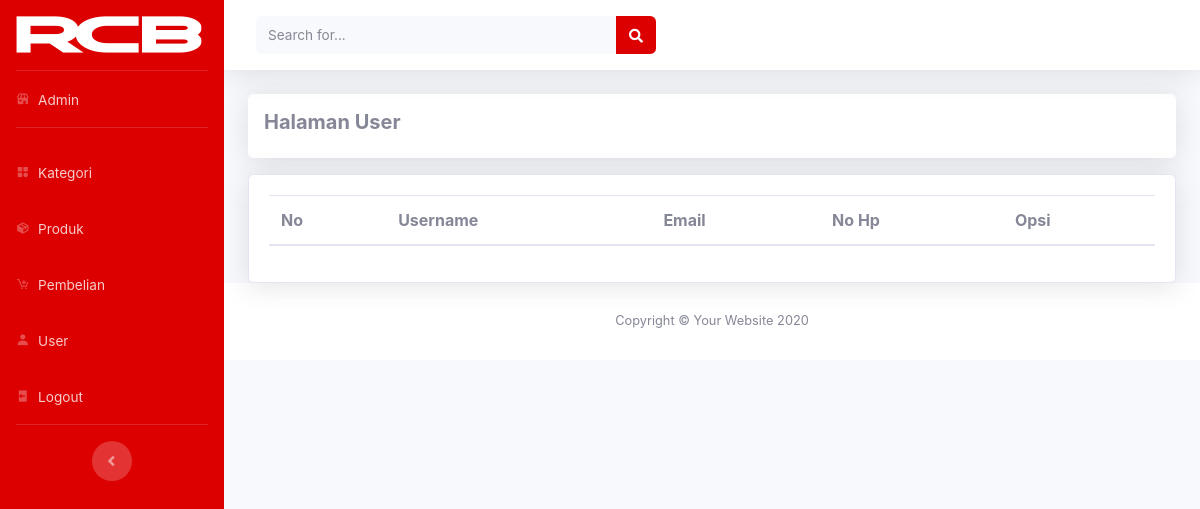
The app's page /admin/admin.php?halaman=user, older data.
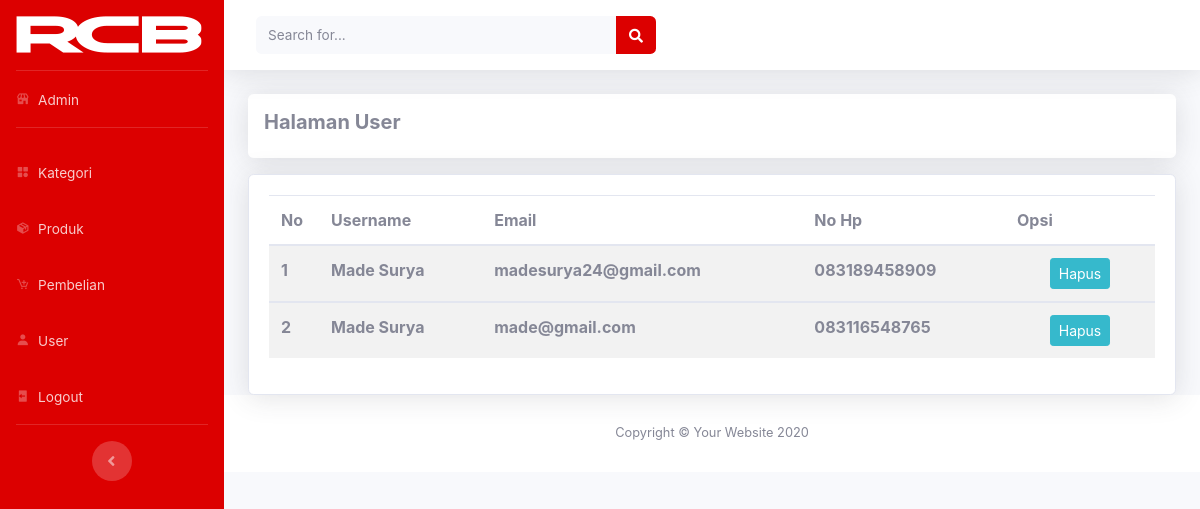
The same page, newer data.
### tables this page shows
CREATE TABLE `user` (
  `id_user` int NOT NULL,
  `username` varchar(255) NOT NULL,
  `email` varchar(255) NOT NULL,
  `password` varchar(255) NOT NULL,
  `no_telpon` varchar(255) NOT NULL,
  `alamat_pelanggan` text NOT NULL,
  `foto_pelanggan` varchar(255) NOT NULL
);

### assets/functions.php (called while the page is built, shortened)
<?php
function koneksi()
{
     return mysqli_connect("localhost", "root", "", "pw2024_tubes_233040034");
}
?>

### admin/user.php (the view)
<?php
$user = array();
$ambil = koneksi()->query("SELECT * FROM user");
while($pecah = $ambil->fetch_assoc())
{
    $user[] = $pecah;
}
?>
<div class="shadow p-3 mb-3 bg-white rounded">
    <h5><b>Halaman User</b></h5>
</div>
<div class="card shadow bg-white">
    <div class="card-body">
        <table class="table table-boardered table-hover table-striped">
            <thead>
                <tr>
                    <th>No</th>
                    <th>Username</th>
                    <th>Email</th>
                    <th>No Hp</th>
                    <th>Opsi</th>
                </tr>
            </thead>
            <?php foreach ($user as $key => $value): ?>
            <tbody>
                <th width="50"><?php echo $key+1; ?></th>
                <th><?php echo $value['username']; ?></th>
                <th><?php echo $value['email']; ?></th>
                <th><?php echo $value['no_telpon'] ; ?></th>
                <th class="text-center" width="150">
                    <a href="admin.php?halaman=hapus_user&id=<?php echo $value['id_user']; ?>" class="btn btn-sm btn-info">Hapus</a>
                </th>
            </tbody>
            <?php endforeach ?>
        </table>
    </div>

Row changes from the older to the newer data that the page shows:
added user: username "Made Surya", email "madesurya24@gmail.com", no_telpon "083189458909"
added user: username "Made Surya", email "made@gmail.com", no_telpon "083116548765"
